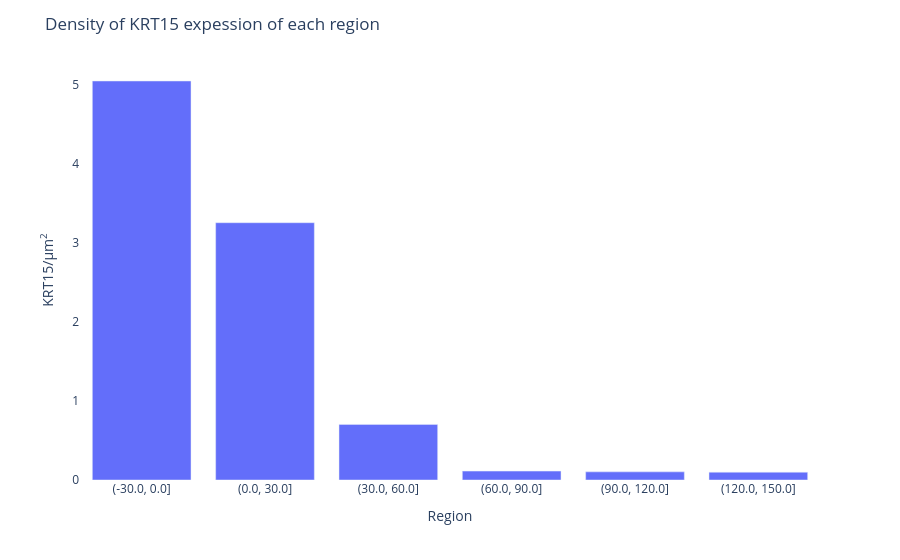
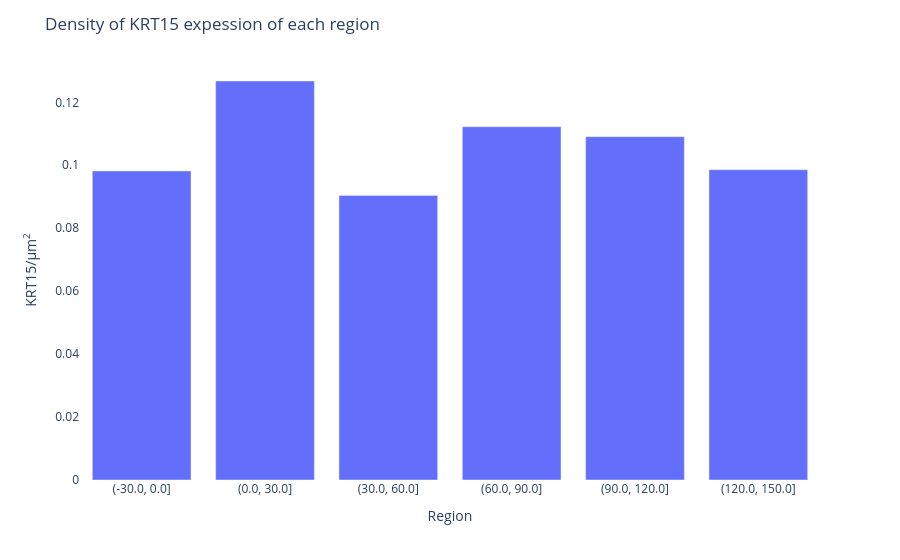

Write notebook code for charts like these, in order.
### Markdown cell above
The expression of <i>KRT15</i> in the ROI is visibly different.

SKNY can quantify the distribution of gene expression per ROI.

### Code cell
sk.pl.distance_gene_plot(grid, "KRT15", x_range=[240, 320], y_range=[250, 330])  # ROI #1
#sk.pl.distance_gene_plot(grid, "KRT15", x_range=[380, 460], y_range=[25, 105])  # ROI #2
#sk.pl.distance_gene_plot(grid, "KRT15", x_range=[380, 460], y_range=[450, 530]) # ROI #3
#sk.pl.distance_gene_plot(grid, "KRT15", x_range=[620, 700], y_range=[200, 280]) # ROI #4
sk.pl.distance_gene_plot(grid, "KRT15", x_range=[320, 400], y_range=[120, 200])  # ROI #5

### Figure 1 — Plotly figure (JSON) as saved in the notebook; plotly's stock layout.template omitted (floating-point values rounded to 4 significant figures)
{"data": [{"hovertemplate": "index=%{x}<br>KRT15=%{y}<extra></extra>", "legendgroup": "", "marker": {"color": "#636efa", "pattern": {"shape": ""}}, "name": "", "orientation": "v", "showlegend": false, "textposition": "auto", "type": "bar", "x": ["(-30.0, 0.0]", "(0.0, 30.0]", "(30.0, 60.0]", "(60.0, 90.0]", "(90.0, 120.0]", "(120.0, 150.0]"], "xaxis": "x", "y": [5.048, 3.255, 0.7035, 0.1124, 0.1028, 0.09898], "yaxis": "y"}], "layout": {"barmode": "relative", "legend": {"tracegroupgap": 0}, "margin": {"t": 60}, "plot_bgcolor": "white", "title": {"text": "Density of KRT15 expession of each region"}, "xaxis": {"anchor": "y", "domain": [0.0, 1.0], "title": {"text": "Region"}}, "yaxis": {"anchor": "x", "domain": [0.0, 1.0], "title": {"text": "KRT15/μm<sup>2</sup>"}}}}

### Figure 2 — Plotly figure (JSON) as saved in the notebook; plotly's stock layout.template omitted (floating-point values rounded to 4 significant figures)
{"data": [{"hovertemplate": "index=%{x}<br>KRT15=%{y}<extra></extra>", "legendgroup": "", "marker": {"color": "#636efa", "pattern": {"shape": ""}}, "name": "", "orientation": "v", "showlegend": false, "textposition": "auto", "type": "bar", "x": ["(-30.0, 0.0]", "(0.0, 30.0]", "(30.0, 60.0]", "(60.0, 90.0]", "(90.0, 120.0]", "(120.0, 150.0]"], "xaxis": "x", "y": [0.0982, 0.1268, 0.09041, 0.1122, 0.1091, 0.09859], "yaxis": "y"}], "layout": {"barmode": "relative", "legend": {"tracegroupgap": 0}, "margin": {"t": 60}, "plot_bgcolor": "white", "title": {"text": "Density of KRT15 expession of each region"}, "xaxis": {"anchor": "y", "domain": [0.0, 1.0], "title": {"text": "Region"}}, "yaxis": {"anchor": "x", "domain": [0.0, 1.0], "title": {"text": "KRT15/μm<sup>2</sup>"}}}}
